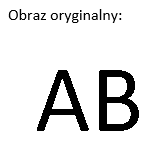
#> input picture VISUAL_CRYPTOGRAPHY/original.png, 160 x 147 px
$ jupyter execute visual_cryptography.ipynb
#> lines starting #> are read from the running program, lines starting #| are printed output that depends on the picture; after the words box and inside, x2 and y2 are one past the last pixel; in counts of white or black regions, pixels touching at a corner belong together
[cell 1]
import numpy as np
import matplotlib.pyplot as plt

from PIL import Image

# Visual Cryptography

The goal of this task is to split the image into 2 shares

Both of them should be cryptographically safe - from one share alone it should be impossible to recreate any information from the original image

In this example we'll visualize a binary image. The values of pixels will either be ones or zeros

[cell 2]
image = np.array(Image.open("original.png"))[:,:,0]>250
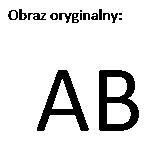
#> image: shape (147, 160) bool; 87.6% white; 16 black regions (4 under 20 px), largest, box (x1, y1, x2, y2) and area: (99, 70, 139, 131) 1319, (37, 70, 89, 131) 1085, (59, 13, 79, 23) 103

[cell 3]
print("Original image")
plt.imshow(image,cmap='gray')

# Initial method

It's a known method, proven to solve the task by creating 2 safe shares

The size of a share has to be doubled because each 1x1 pixel is encoded as 2x2 tiles - the blocks.

The tiles are shown below

[cell 4]
blocks = [np.array([[0,1],[1,0]],dtype=bool), np.array([[1,0],[0,1]],dtype=bool)]

[cell 5]
plt.figure()
f, ax = plt.subplots(1,2)
ax[0].imshow(blocks[0],cmap="gray")
ax[1].imshow(blocks[1],cmap="gray")

plt.show()

If the pixel in the image is white we randomly chose one tile to place in the share 1. The other tile is placed in share 2

If the pixel is black, we randomly chose a tile and place it on both shares.

(Note how the first share can be created without ever looking at the original image - we always chose a random tile and place it in share 1)

[cell 6]
s = np.array(image.shape)*2
#> s = [294, 320]

share_1_large = np.empty((s[0],s[1]))
share_2_large = np.empty((s[0],s[1]))

[cell 7]
for i in range(image.shape[0]):
    for j in range(image.shape[1]):
        random_idx = np.random.choice([0,1])
        if image[i,j]:
            share_1_large[i*2:i*2+2, j*2:j*2+2] = blocks[random_idx]
            share_2_large[i*2:i*2+2, j*2:j*2+2] = blocks[1-random_idx]
        else:
            share_1_large[i*2:i*2+2, j*2:j*2+2] = blocks[random_idx]
            share_2_large[i*2:i*2+2, j*2:j*2+2] = blocks[random_idx]
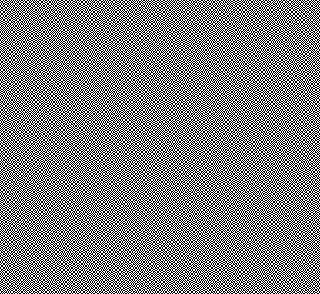
#> share_1_large: shape (294, 320) float64; values 0 (black) and 1 (white), 50% white in thin lines or dots
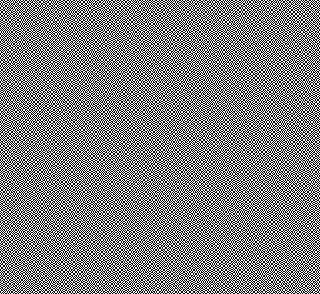
#> share_2_large: shape (294, 320) float64; values 0 (black) and 1 (white), 50% white in thin lines or dots

This way we create two shares that have opposite tiles in the positions where the pixels in original image are white

[cell 8]
plt.figure()
f, ax = plt.subplots(1,2)
ax[0].imshow(share_1_large,cmap="gray")
ax[1].imshow(share_2_large,cmap="gray")

plt.show()

We can read the original by performing the or operation

[cell 9]
plt.imshow(np.logical_or(share_1_large,share_2_large),cmap='gray')

We were able to retrieve the information from the original image. But as it turns out there's an equivalent way of solving this task.

---

# xor and downsizing analysis

What if we replace or with xor?

[cell 10]
plt.imshow(np.logical_xor(share_1_large,share_2_large),cmap='gray')

Apparently xor works better. But an idea comes to mind. If the two shares are safe, why not downsize them and replace the first tile with 0 and the 2nd with 1?

[cell 11]
share_1_small = np.full(image.shape, False)
share_2_small = np.full(image.shape, False)

block_to_encode = np.random.choice([0,1]) # it doesn't matter which block is encoded as 0 and which as 1

[cell 12]
for i in range(image.shape[0]):
    for j in range(image.shape[1]):
        share_1_small[i,j] = np.all(share_1_large[i*2:i*2+2, j*2:j*2+2] == blocks[block_to_encode])
        share_2_small[i,j] = np.all(share_2_large[i*2:i*2+2, j*2:j*2+2] == blocks[block_to_encode])
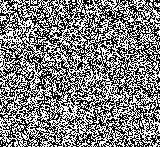
#> share_1_small: shape (147, 160) bool; 49.8% white in thin lines or dots
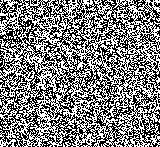
#> share_2_small: shape (147, 160) bool; 50.2% white; black in thin lines or dots

[cell 13]
plt.figure()
f, ax = plt.subplots(1,2)
ax[0].imshow(share_1_small,cmap="gray")
ax[1].imshow(share_2_small,cmap="gray")

plt.show()

We downsized the 2 shares. We can see that using xor can return the secret!

[cell 14]
plt.imshow(np.logical_xor(share_1_small,share_2_small),cmap='gray')

[cell 15]
np.all(np.logical_xor(share_1_small,share_2_small) == image)
#> Out = True

As it turns out we can still get the original image by downsizing the share!

# Better method

What if we want to skip the step of creating a pair of shares with doubled size?

Remember how we noticed that the first share was created by randomly choosing one of the tiles?

We could have created it as the small version from the start by choosing random pixel(black or white)

[cell 16]
share_1 = np.random.choice([False, True], size=image.shape)

Notice how the other share has a tile opposite to the first one at positions where the pixels in the original image are white.

It means that the small share 2, on those positions has opposite pixels to small share 2. We can create that by simply performing xor with original image

[cell 17]
share_2 = np.logical_xor(image,share_1)
#> share_2: shape (147, 160) bool; 50% white; black in thin lines or dots

[cell 18]
plt.figure()
f, ax = plt.subplots(1,2)
ax[0].imshow(share_1,cmap="gray")
ax[1].imshow(share_2,cmap="gray")

plt.show()

[cell 19]
plt.imshow(np.logical_xor(share_1,share_2),cmap='gray')
#> share_1: shape (147, 160) bool; 49.9% white in thin lines or dots

As it turns out we can simplify the original process to performing a xor operation with a random image. If this process was unsafe it would mean that the original process is also unsafe (we would be able to reduce it to the new one by simply converting the secret's tiles to pixels like we did a few cells above)

# Generalization

### We can generalize this process to images in grayscale

[cell 20]
image_grayscale = np.array(Image.open("band.jpg").convert('L'))
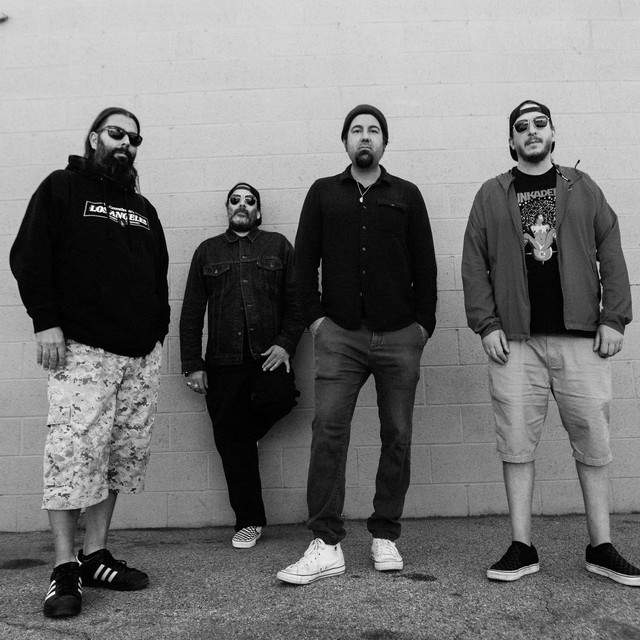
#> input picture VISUAL_CRYPTOGRAPHY/band.jpg, 640 x 640 px

[cell 21]
plt.imshow(image_grayscale,cmap="gray")

[cell 22]
def encode_grayscale(image):
    share_1 = np.random.randint(256,size=image.shape,dtype=np.uint8)
    share_2 = np.bitwise_xor(share_1,image)
#> share_2: shape (640, 640)
#> share_1: shape (640, 640)
    return share_1, share_2

def decode_grayscale(share_1,share_2):
    return np.bitwise_xor(share_1,share_2)

[cell 23]
share_1, share_2 = encode_grayscale(image_grayscale)

plt.figure()
f, ax = plt.subplots(1,2)
ax[0].imshow(share_1,cmap="gray")
ax[1].imshow(share_2,cmap="gray")

plt.show()

[cell 24]
plt.imshow(decode_grayscale(share_1,share_2),cmap='gray')

### Colors work great as well!

[cell 25]
image_color = np.array(Image.open("frog.jpg"))
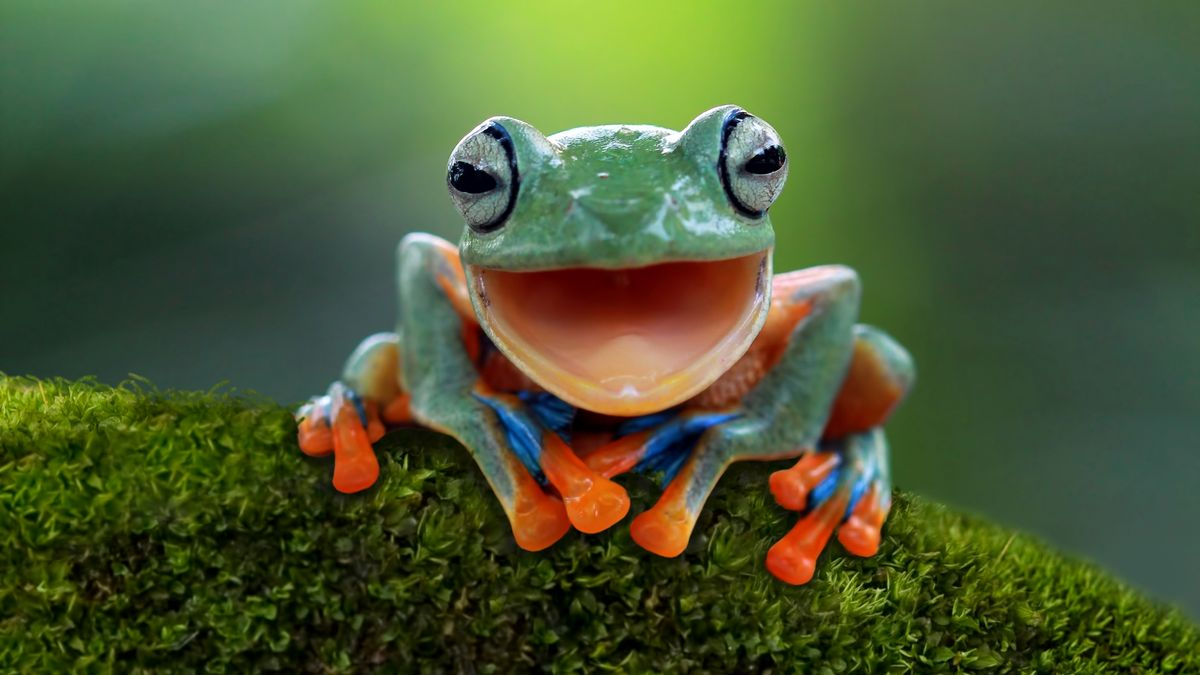
#> input picture VISUAL_CRYPTOGRAPHY/frog.jpg, 1200 x 675 px
#> image_color is the input picture: shape (675, 1200, 3); mean R, G, B 74.9, 89, 52.7
plt.imshow(image_color, cmap="gray")

[cell 26]
def encode_color(image):
    r1,r2 = encode_grayscale(image[:,:,0])
    g1,g2 = encode_grayscale(image[:,:,1])
    b1,b2 = encode_grayscale(image[:,:,2])

    return np.stack([r1,g1,b1]).transpose((1,2,0)), np.stack([r2,g2,b2]).transpose((1,2,0))

def decode_color(share_1,share_2):
    r = decode_grayscale(share_1[:,:,0],share_2[:,:,0])
    g = decode_grayscale(share_1[:,:,1],share_2[:,:,1])
    b = decode_grayscale(share_1[:,:,2],share_2[:,:,2])
    return np.stack([r,g,b]).transpose((1,2,0))

[cell 27]
share_1, share_2 = encode_color(image_color)
#> share_1: shape (675, 1200, 3)
#> share_2: shape (675, 1200, 3)

plt.figure()
f, ax = plt.subplots(2)
ax[0].imshow(share_1,cmap="gray")
ax[1].imshow(share_2,cmap="gray")

plt.show()

[cell 28]
plt.imshow(decode_color(share_1,share_2),cmap='gray')

### The best part? We can generalize to multiple shares that return the secret only when we combine all of them!

With this approach the order of encoding and decoding won't matter. We only need to xor all of the shares together

[cell 29]
share_1, share_2 = encode_color(image_color)
#> share_1: shape (675, 1200, 3)
#> share_2: shape (675, 1200, 3)
share_2, share_3 = encode_color(share_2)
#> in encode_grayscale (call 10), `share_2 = np.bitwise_xor(share_1,image)`:
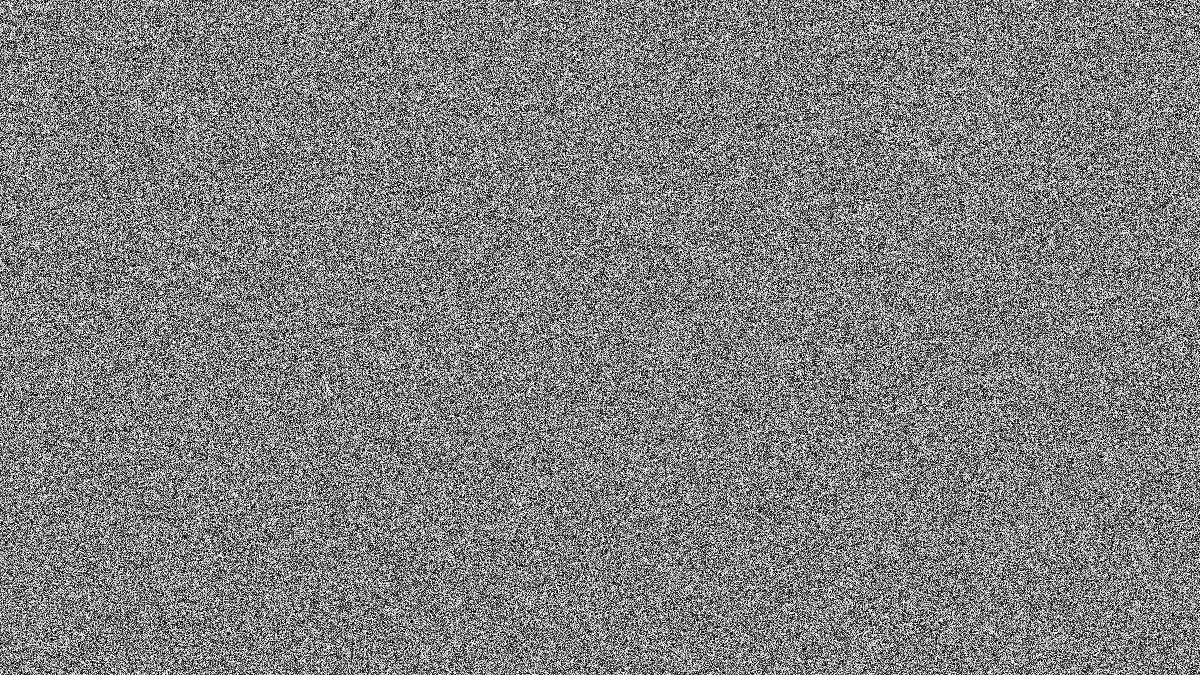
#> share_1: shape (675, 1200); min 0, max 255, mean 127.5
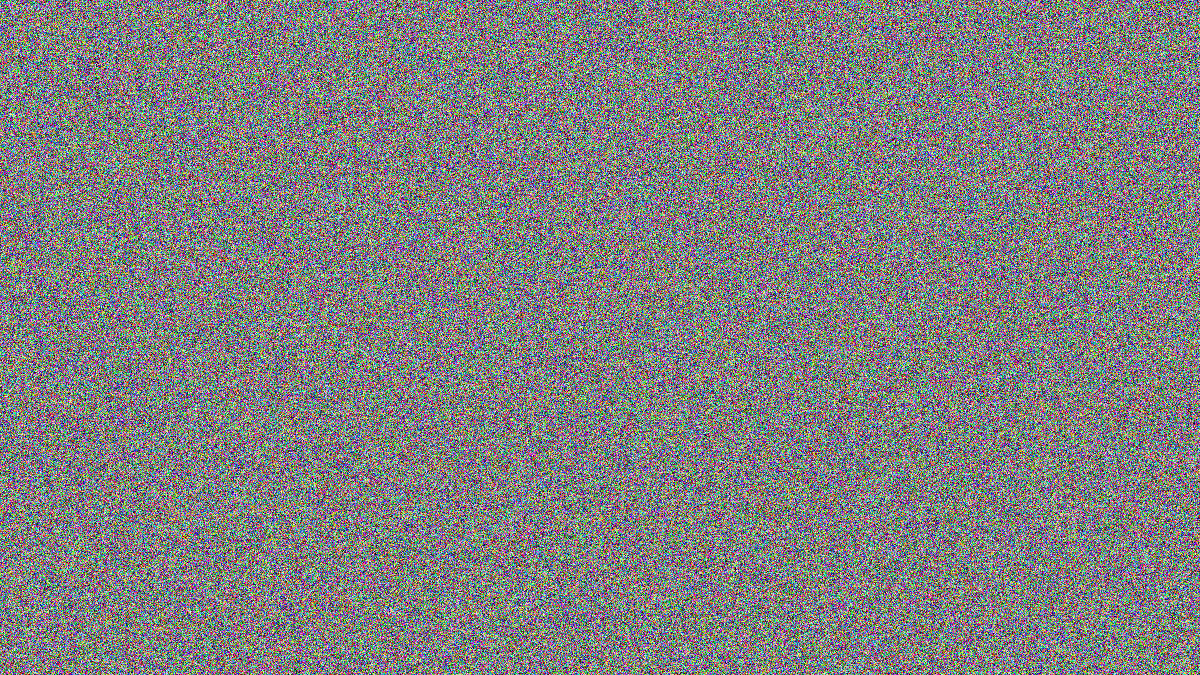
#> share_2: shape (675, 1200, 3); mean R, G, B 127.6, 127.5, 127.5
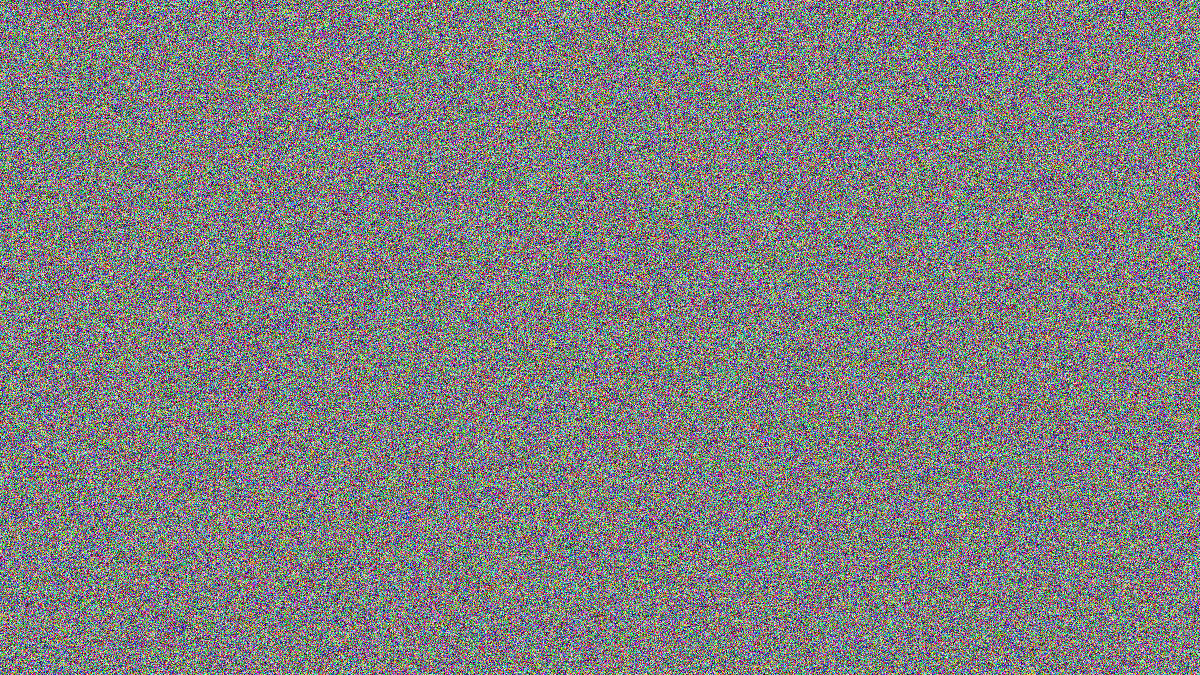
#> share_3: shape (675, 1200, 3); mean R, G, B 127.4, 127.6, 127.5

plt.figure()
f, ax = plt.subplots(3)
ax[0].imshow(share_1,cmap="gray")
ax[1].imshow(share_2,cmap="gray")
ax[2].imshow(share_3,cmap="gray")

plt.show()
